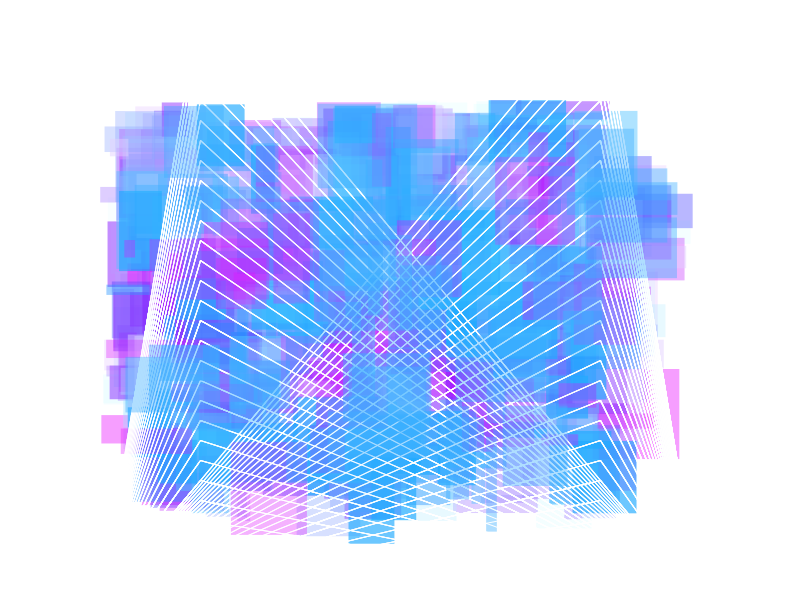
Frame 1 (no input)
Frame 60 (the mouse pressed at the canvas centre just before this capture): identical to frame 1, image omitted
Frame 120 (the mouse held since frame 60 and released just before this capture): identical to frame 1, image omitted

The Processing sketch that drew this single still picture (run headless with seeded random() and noise(); from frame 60 on, the mouse is pressed at the canvas centre):

// Processing sketch: processing_128602
// ── processing_128602.pde

int x=0;
int y=0;



void setup(){
  size (800,600);
  background(255);
  
}

void draw(){
  
  while( y < height){
    
    fill (random(0,255), random(0,255), 255, random(0,170));
    noStroke();
      while(x < width){
        noStroke();
        rect( random(100,600), random(100,450), random(10,100), random(10,100));
        stroke(255);
        line(200,x,700,600);
        line(600,x,100,600);
        line(200,x,100,600);
        line(600,x,700,600);
        x=x+20;
        
      }
      
   y=y+30;
   x=0;
 
   
  }
}
